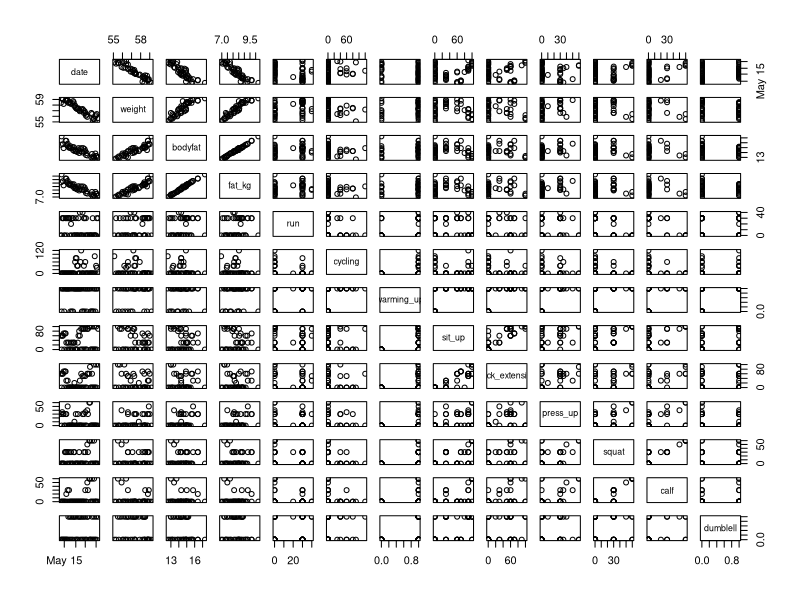
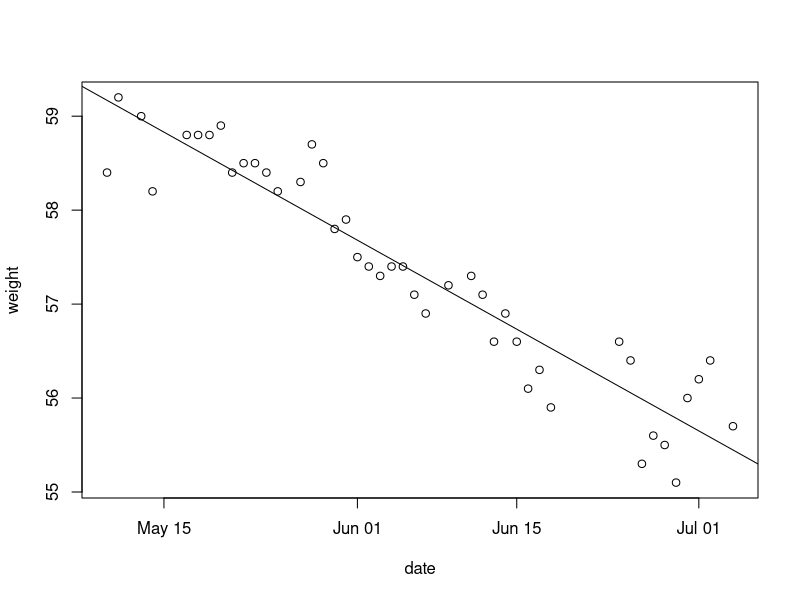
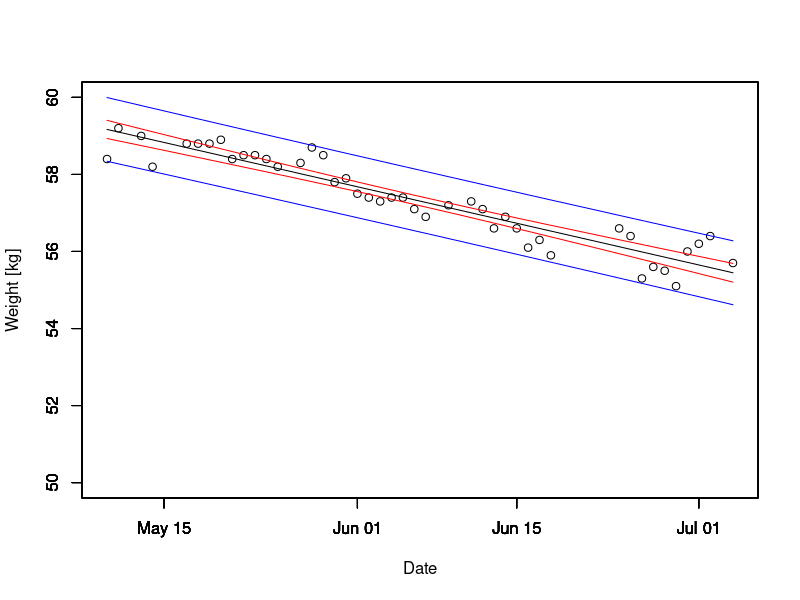
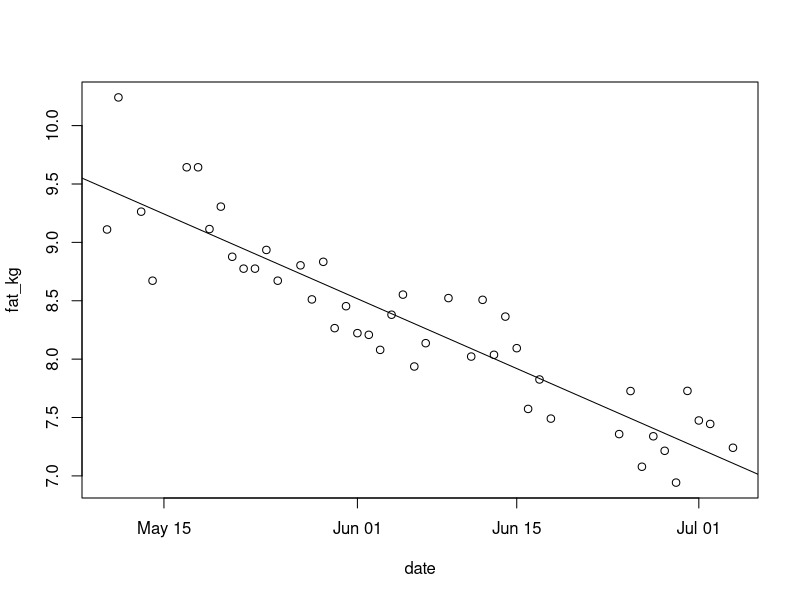
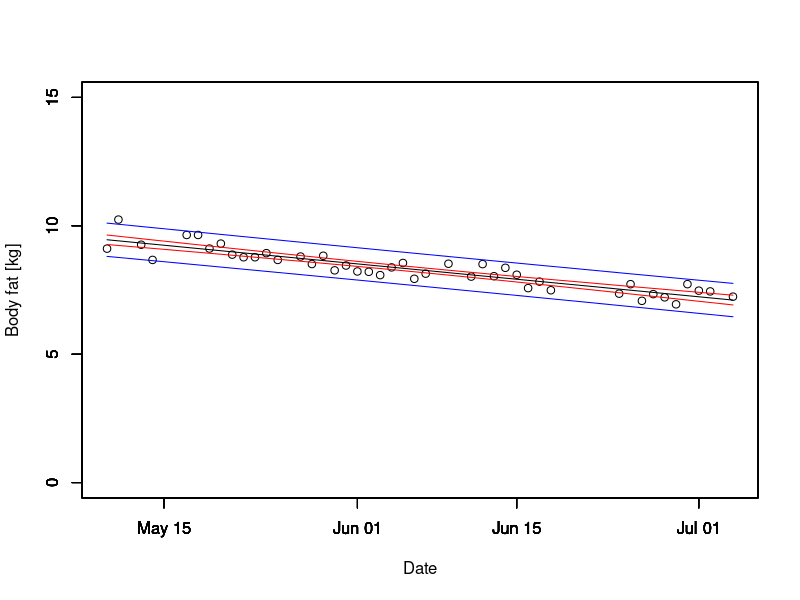

Reproduce these figures in R, in order.
##############################################################################
#
#     データの読み込み（dataframe型として読み込み）
#
##############################################################################

training.data <- read.table("training_result.csv", header=T, sep=",")
print(training.data)
browser() # 一時停止

# training.data <- read.csv("my_training.csv")
#  としても、同様の結果が得られる。
# 読み込めているかどうか確認

print(head(training.data)) # 先頭6行分のみ出力
browser()

# 要素名がおかしいので修正 
# names(x) は 指定した要素の名前を書き換える
# c()はベクトルを生成する関数。

names(training.data) <- c(
    "date", "weight", "bodyfat", "fat_kg", "run", "cycling", "warming_up",
    "sit_up", "back_extension", "press_up", "squat", "calf", "dumblell"
    )

print(head(training.data)) # 先頭6行分を再出力。解決。

training.data$date <- as.Date(training.data$date) # date型に変換しておく
browser()


##############################################################################
#
#    データの概要チェック
#
##############################################################################

# summary() で対象データの概要をチェックできる。
#     ・数値データの場合
#         Min.:       最小値
#         1st Qu.:    昇順ソート時 1/4 番目の値
#         Median:     中央値
#         Mean:       平均値
#         3rd Qu.:    昇順ソート時 3/4 番目の値
#         Max.:       最大値
#         NA's:       欠損値の数
#     ・テキストデータ等の場合
#         要素の数を数えてくれる。

print(summary(training.data))
browser() # 一時停止

# pairs() で 散布図行列 が描ける。各要素同士の関係の雰囲気が視覚的にわかる。
#     今回は2次元グラフだが、オプションを指定し3次元目の要素で色分け等も可能。


pairs(training.data)
browser() # 一時停止

# "date" 要素の列に着目すると、現状が見えてくる。
#     日付が経つにつれ、"Weight" と "bodyfat" が減少: 線形関係がありそう。
#     "run" と "cycling" はどちらかのみの場合が多そう。
#     筋トレ系は2 ~ 3日に1回のペースっぽい。    


##############################################################################
#
#    体重の変化を確認
#
##############################################################################

# 体重に関わるデータのみ subset() で切り出す。
 
subset.weight <- subset(
    training.data,      # 切り出し元の dataframe 
    !is.na(weight),      # "weight" が NA でないもののみ (! は not)
    c("date","weight")  # "date" と "weight" 要素のみ
    )

# とりあえず、グラフにプロット。

plot(weight ~ date,data = subset.weight)
browser() # 一時停止

# 単回帰分析を行なってみる。 (y = ax + b [y: weight, x: date])

result.weight <- lm(weight ~ date,data = subset.weight)
print(result.weight)

# とりあえず分析結果をプロット

abline(result.weight) # 回帰式をプロット
browser() # 一時停止

# 回帰分析結果の概要をチェック
#    Residuals: y の予測値と実測値の残差（誤差）の最小値、
#               1/4、中央値、3/4、最大値。
#    Coefficients: 係数について。
#        (Intercept): b の値。切片。
#        date: a の値。傾き。1日あたりの体重の減少量。
#            Estimate: 予測した係数。
#            Std. Error: 標準誤差。
#            t value: t 値。自由度と合わせて、t分布表で
#                     有意かどうか確認できる。
#            Pr(>|t|): p 値。小さければ小さいほどよい。
#                      一般に p < 0.05 が有意かどうかの別れ目。
#    Residual standard error: 残差の分布が理論の仮定通りであるか検定するとき、
#                             使われる場合あり。 
#    Multiple R-sqared: 寄与率（x がどのぐらい y を説明しているか）。
#                       0.5 以上が目安。 
#    Adjusted R-squared: 調整済み寄与率。寄与率は説明変数が多くなるほど、
#                        値が大きくなるので補正してやる必要がある。
#                        単回帰分析では問題になりづらいが、
#                        重回帰分析ではこちらに注意。
#    F-statistic: F検定結果。人に見せられる推定結果なら
#                 F検定はパスして当然なので、たいてい無視される。
#    p-value: p 値。
#
#    重要なのは、p値と係数。
#

print(summary(result.weight))
browser() # 一時停止

# 信頼区間を算出
#     「測定・解析を全く同じやり方で100回繰り返したら、
#       95回は回帰直線はこの範囲を通ると考えられる」区間。

result.weight.confidence <- predict(
    result.weight,
    interval="confidence"
    )

# 予測区間を算出
#     「新たな測定を１００回繰り返したら、
#       95回はこの範囲に収まると考えられる」区間。
result.weight.predict <- predict(
    result.weight,
    interval="prediction"
    ) 

# プロットしてみる
#     黒：回帰式
#     赤：信頼区間
#     青：予測区間
date.start = "2013/05/10"
date.last = "2013/07/04"

plot(
    x=subset.weight$date,
    y=subset.weight$weight,
    xlim=c(as.Date(date.start),as.Date(date.last)),
    ylim=c(50,60),
    ylab="Weight [kg]",
    xlab="Date",
)
par(new=T) # 前のグラフに上書き
plot(
    x=subset.weight$date,
    y=result.weight.confidence[,1],
    type="l",
    xlim=c(as.Date(date.start),as.Date(date.last)),
    ylim=c(50,60),
    ylab="",
    xlab="",
)
par(new=T)
plot(
    x=subset.weight$date,
    y=result.weight.confidence[,2],
    type="l",
    xlim=c(as.Date(date.start),as.Date(date.last)),
    ylim=c(50,60),
    ylab="",
    xlab="",
    col="red"
)
par(new=T)
plot(
    x=subset.weight$date,
    y=result.weight.confidence[,3],
    type="l",
    xlim=c(as.Date(date.start),as.Date(date.last)),
    ylim=c(50,60),
    ylab="",
    xlab="",
    col="red"
)
par(new=T)
plot(
    x=subset.weight$date,
    y=result.weight.predict[,2],
    type="l",
    xlim=c(as.Date(date.start),as.Date(date.last)),
    ylim=c(50,60),
    ylab="",
    xlab="",
    col="blue"
)
par(new=T)
plot(
    x=subset.weight$date,
    y=result.weight.predict[,3],
    type="l",
    xlim=c(as.Date(date.start),as.Date(date.last)),
    ylim=c(50,60),
    ylab="",
    xlab="",
    col="blue"
)

browser() # 一時停止

# 体重が減ってるのは統計的に有意である！めでたい！

# …しかし、本当に脂肪だけが減っているのだろうか？
# 体脂肪率から脂肪を算出して、同様に計算してみる。



##############################################################################
#
#    体脂肪の変化を確認
#
##############################################################################

# 体重・体脂肪に関わるデータのみ subset() で切り出す。
 
subset.fat <- subset(
    training.data,      # 切り出し元の dataframe 
    !is.na(fat_kg),     # "weight" が NA でないもののみ (! は not)
    c("date","fat_kg")  # "date" と "fat_kg"
)

# "date" と "bodyfat" のデータフレームができた。解析する。
# とりあえず、グラフにプロット。

plot(fat_kg ~ date, data = subset.fat)

# 単回帰分析を行なってみる。 (y = ax + b [y: fat_kg, x: date])

result.fat <- lm(fat_kg ~ date,data = subset.fat)
print(result.fat)

# とりあえず分析結果をプロット

abline(result.fat) # 回帰式をプロット

# 回帰分析結果の概要をチェック

print(summary(result.fat))

# 信頼区間を算出
result.fat.confidence <- predict(
    result.fat,
    interval="confidence"
    )

# 予測区間を算出
result.fat.predict <- predict(
    result.fat,
    interval="prediction"
    ) 

# プロットしてみる
#     黒：回帰式
#     赤：信頼区間
#     青：予測区間

plot(
    x=subset.fat$date,
    y=subset.fat$fat_kg,
    xlim=c(as.Date(date.start),as.Date(date.last)),
    ylim=c(0,15),
    ylab="Body fat [kg]",
    xlab="Date",
)
par(new=T) # 前のグラフに上書き
plot(
    x=subset.fat$date,
    y=result.fat.confidence[,1],
    type="l",
    xlim=c(as.Date(date.start),as.Date(date.last)),
    ylim=c(0,15),
    ylab="",
    xlab="",
)
par(new=T)
plot(
    x=subset.fat$date,
    y=result.fat.confidence[,2],
    type="l",
    xlim=c(as.Date(date.start),as.Date(date.last)),
    ylim=c(0,15),
    ylab="",
    xlab="",
    col="red"
)
par(new=T)
plot(
    x=subset.fat$date,
    y=result.fat.confidence[,3],
    type="l",
    xlim=c(as.Date(date.start),as.Date(date.last)),
    ylim=c(0,15),
    ylab="",
    xlab="",
    col="red"
)
par(new=T)
plot(
    x=subset.fat$date,
    y=result.fat.predict[,2],
    type="l",
    xlim=c(as.Date(date.start),as.Date(date.last)),
    ylim=c(0,15),
    ylab="",
    xlab="",
    col="blue"
)
par(new=T)
plot(
    x=subset.fat$date,
    y=result.fat.predict[,3],
    type="l",
    xlim=c(as.Date(date.start),as.Date(date.last)),
    ylim=c(0,15),
    ylab="",
    xlab="",
    col="blue"
)

# 体脂肪の減少は統計的に有意（p < 0.001）である！
